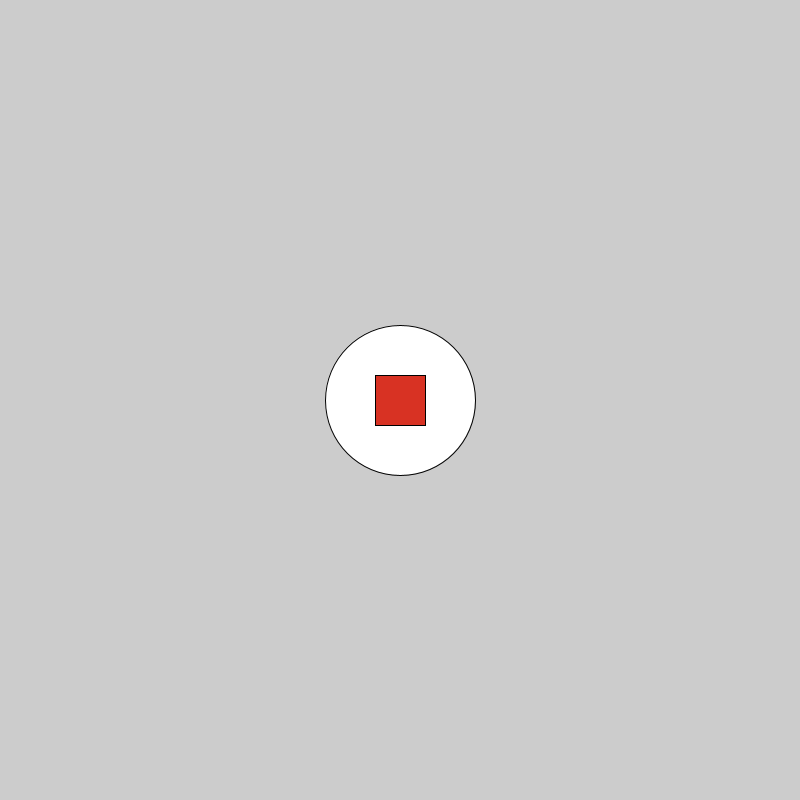
Frame 1 (no input)
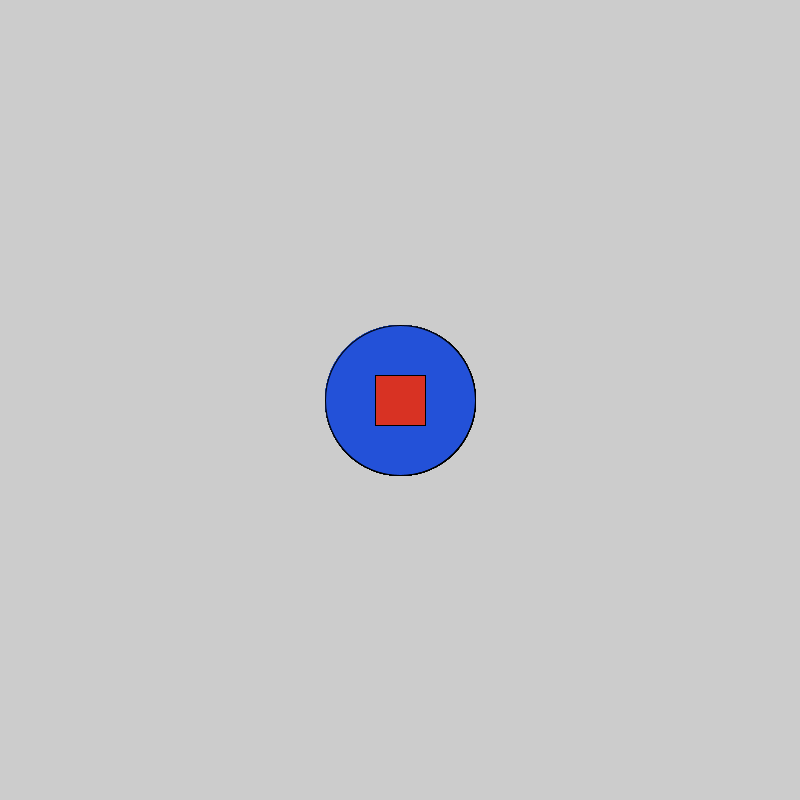
Frame 60 (the mouse pressed at the canvas centre just before this capture)
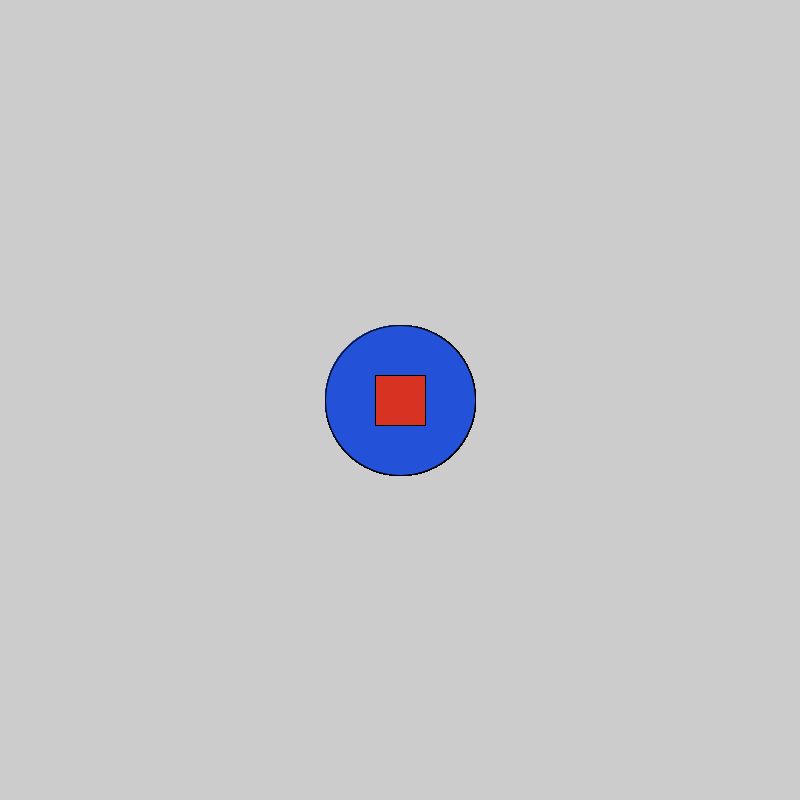
Frame 120 (the mouse held since frame 60 and released just before this capture)

The Processing sketch that drew these frames (run headless with seeded random() and noise(); from frame 60 on, the mouse is pressed at the canvas centre):

// Processing sketch: Funktioner_og_l_kker_2
// ── Funktioner_og_l_kker_2.pde
//opgave 7.1

void setup(){
size(800,800);

}
void draw(){
redCircle();
blueSquare();
}

void redCircle(){
circle(400,400,150);
fill(#D83223);
}

void blueSquare(){
rectMode(CENTER);
square(400,400,50);
fill(#2351D8);

}
